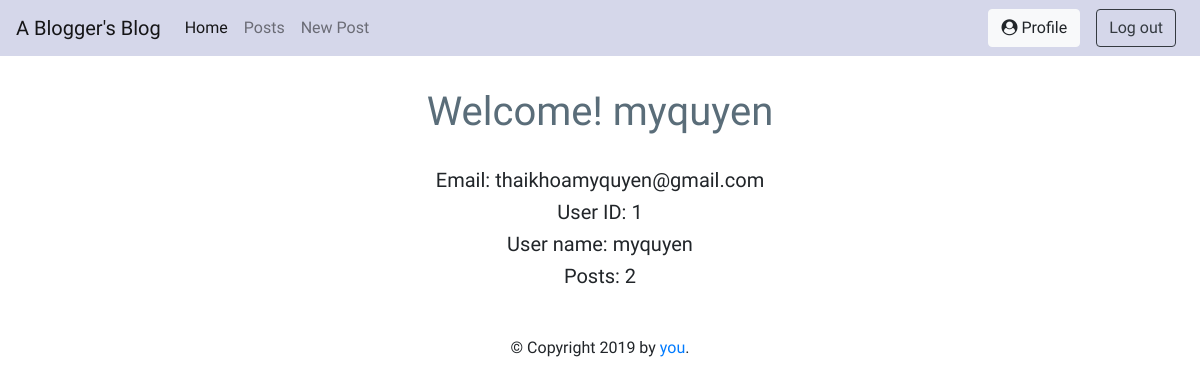
The app's page /profile (signed in) with its own data.
### app.py (models this page shows, shortened)
class User(UserMixin, db.Model):
    id = db.Column(db.Integer, primary_key=True)
    user_name = db.Column(db.String(), nullable=False)
    email = db.Column(db.String(128), index=True, unique=True)
    password_hash = db.Column(db.String(128), nullable=False)
    posts = db.relationship('Post', backref='author', lazy='dynamic')

### app.py (the view)
@app.route("/profile")
@login_required
def profile():
    posts_count = Post.query.filter_by(author_id=current_user.id).count()
    return render_template("profile.html", user=current_user, count=posts_count)

### app.py (called while the page is built)
@login.user_loader
def load_user(id):
    return User.query.get(int(id))

### templates/profile.html
{% extends "layout.html" %} {% block button %}
<a href="/profile" class="btn btn-light mx-2"
  ><i class="fa fa-user-circle" aria-hidden="true"></i> Profile</a
>
<a href="/logout" class="btn btn-outline-dark mx-2">Log out</a>
{% endblock %} {% block content %}
<div class="text-center mb-5">
  <h1 class="header">Welcome! {{ user.user_name }}</h1>
  <h5>Email: {{ user.email }}</h5>
  <h5>User ID: {{ user.id }}</h5>
  <h5>User name: {{ user.user_name }}</h5>
  <h5>Posts: {{ count }}</h5>
</div>
{% endblock %}

### static/style.css (style rules this page uses)
html, body { height: 100%; padding: 0; }
* { font-family: "Livvic", sans-serif; }
.header { color: #5a6d79; font-family: "Chilanka", cursive; margin: 2rem; text-align: center; }

### records on screen
User: user_name "myquyen", email "thaikhoamyquyen@gmail.com", id "1"

### other values on screen
{{ count }} "2"
